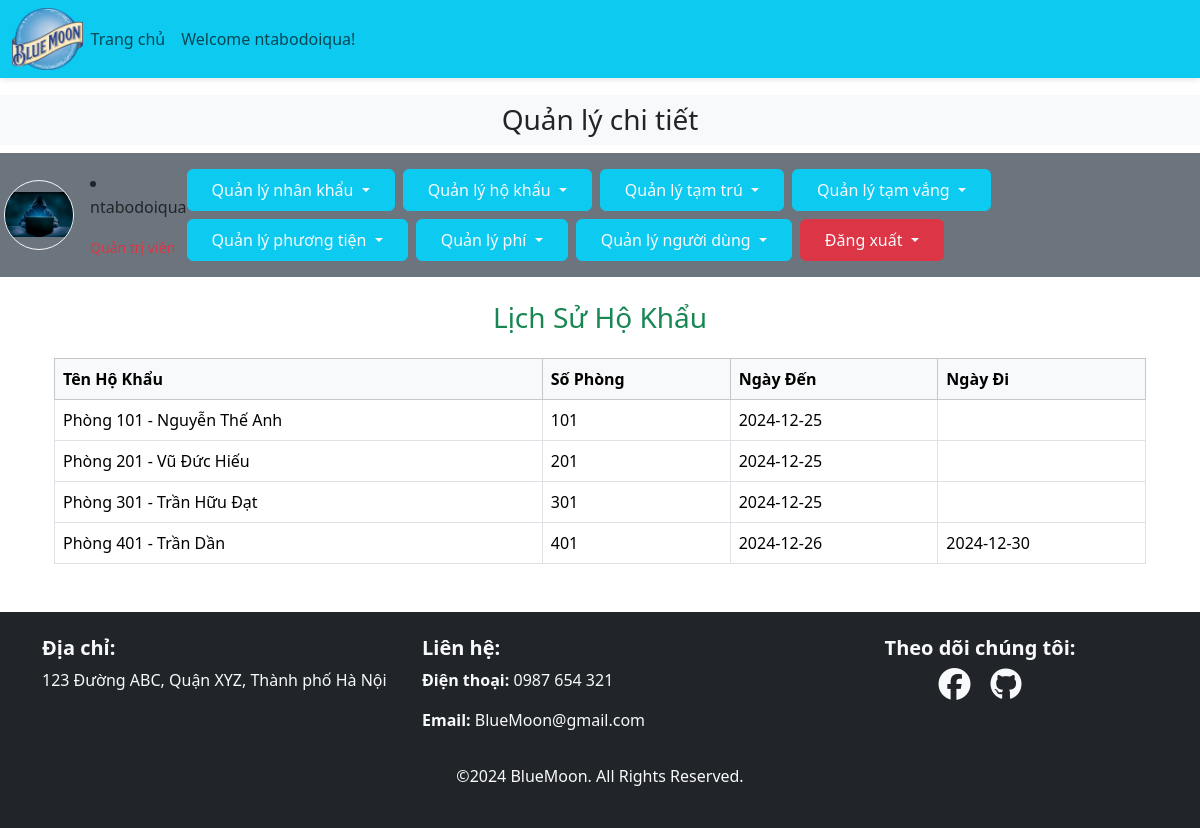
Screenshot of /admin_area/index.php?lichsu_hokhau (signed in) with the database file from the repository.
### tables this page shows
CREATE TABLE `apartments` (
  `apartment_id` int(11) NOT NULL,
  `apartment_name` varchar(50) NOT NULL,
  `apartment_num` int(11) NOT NULL,
  `apartment_area` int(11) NOT NULL,
  `owner_id` int(11) NOT NULL,
  `curr_living` int(11) NOT NULL,
  `is_left` tinyint(1) NOT NULL,
  `apartment_type` varchar(50) NOT NULL,
  `apartment_ngaylap` date DEFAULT NULL,
  `apartment_ngayroi` date DEFAULT NULL
);

### admin_area/lichsu_hokhau.php (the view, shortened to what this page needs)
<?php
$servername = "localhost";
$username = "root";
$password = "";
$dbname = "apartment_control";
$conn = new mysqli($servername, $username, $password, $dbname);
$sql = "SELECT apartment_name, apartment_num, apartment_ngaylap, apartment_ngayroi, curr_living, apartment_id FROM apartments";
$result = $conn->query($sql);
?>
<body>
    <div class="container">
        <h3 class="text-center text-success my-4">Lịch Sử Hộ Khẩu</h3>
        <table class="table table-bordered">
            <thead class="table-light">
                <tr>
                    <th>Tên Hộ Khẩu</th>
                    <th>Số Phòng</th>
                    <th>Ngày Đến</th>
                    <th>Ngày Đi</th>
                </tr>
            </thead>
            <tbody>
                <?php
                if ($result->num_rows > 0) {
                    while ($row = $result->fetch_assoc()) {
                        echo "<tr>
                                <td>" . htmlspecialchars($row["apartment_name"]) . "</td>
                                <td>" . htmlspecialchars($row["apartment_num"]) . "</td>
                                <td>" . htmlspecialchars($row["apartment_ngaylap"]) . "</td>
                                <td>" . htmlspecialchars($row["apartment_ngayroi"]) . "</td>
                              </tr>";
                    }
                } else {
                    echo "<tr><td colspan='4' class='bg-danger text-center'>Không có bản ghi nào!</td></tr>";
                }
                ?>
            </tbody>
        </table>
    </div>
</body>

### style.css (style rules this page uses)
* { margin:0; padding:0; box-sizing: border-box; }
body { padding-top: 95px; }

### rows the page displays
apartments: apartment_name "Phòng 101 - Nguyễn Thế Anh", apartment_num "101", apartment_ngaylap "2024-12-25"
apartments: apartment_name "Phòng 201 - Vũ Đức Hiếu", apartment_num "201", apartment_ngaylap "2024-12-25"
apartments: apartment_name "Phòng 301 - Trần Hữu Đạt", apartment_num "301", apartment_ngaylap "2024-12-25"
apartments: apartment_name "Phòng 401 - Trần Dần", apartment_num "401", apartment_ngaylap "2024-12-26", apartment_ngayroi "2024-12-30"

### other values shown
$_SESSION['username'] "ntabodoiqua"
